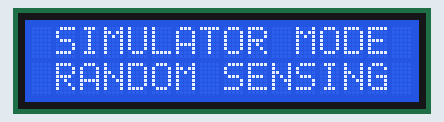
Recording of a sketch running on a simulated Arduino Uno, built with avr-gcc and run on an emulated ATmega328P. Shown: 16×2 character LCD. Random numbers use the default seed unless the sketch sets one; what the sketch prints to the serial monitor is not drawn.

Above: at 0.2 s.
At 2.2 s:
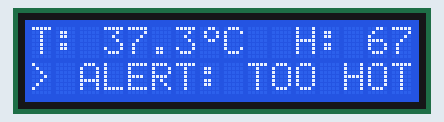
At 6.3 s:
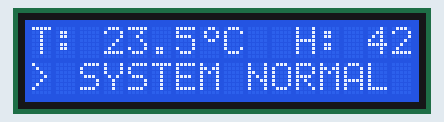
At 10.5 s:
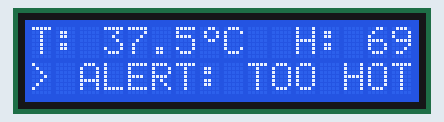
At 18.8 s:
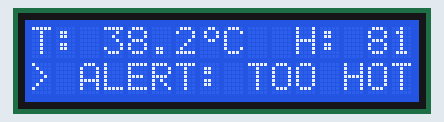
At 36.4 s:
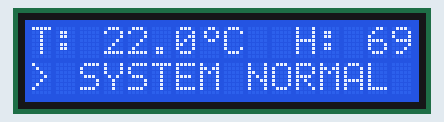

Measured:
- what the display in image 1 shows lasts 1.1 s, from 2.1 s to 3.2 s

The sketch:

sketch_sep30a.ino
```cpp
#include "DHT.h"
#include <Wire.h>
#include <LiquidCrystal_I2C.h>

// --- ตั้งค่าอุปกรณ์ ---
#define DHTPIN 4          // กำหนดไว้ที่พิน 4 ตามที่ต้องการ
#define DHTTYPE DHT22

// จอ LCD Address 0x27
LiquidCrystal_I2C lcd(0x27, 16, 2);

// สร้างตัวอักษรพิเศษรูปวงกลมองศา (Degree Symbol)
byte degreeChar[] = {
  0b00110,
  0b01001,
  0b01001,
  0b00110,
  0b00000,
  0b00000,
  0b00000,
  0b00000
};

void setup() {
  Serial.begin(115200);

  lcd.init();
  lcd.backlight();

  // สร้างตัวอักษรพิเศษไว้ในหน่วยความจำ LCD
  lcd.createChar(0, degreeChar);

  lcd.setCursor(0, 0);
  lcd.print(" SIMULATOR MODE ");
  lcd.setCursor(0, 1);
  lcd.print(" RANDOM SENSING ");
  delay(2000);
  lcd.clear();

  // กำหนด Seed สำหรับการสุ่มให้ค่าเปลี่ยนไปเรื่อยๆ ทุกครั้งที่เปิดเครื่อง
  randomSeed(analogRead(0));
}

void loop() {
  // --- เปลี่ยนจากการอ่านค่าจริง เป็นการสุ่มค่า ---
  // สุ่มอุณหภูมิในช่วง 20.0 ถึง 40.0 องศา
  float t = random(200, 401) / 10.0;

  // สุ่มความชื้นในช่วง 40 ถึง 90 เปอร์เซ็นต์
  float h = random(400, 901) / 10.0;

  // --- 1. การส่งข้อมูลสำหรับ SERIAL PLOTTER (เน้นวาดกราฟ) ---
  Serial.print("Temperature_C:");
  Serial.print(t);
  Serial.print(",");

  Serial.print("Humidity_RH:");
  Serial.print(h);
  Serial.print(",");

  Serial.print("Heat_Alert_Level:");
  Serial.print(35.0);
  Serial.print(",");

  Serial.print("Min_Scale:");
  Serial.print(0);
  Serial.print(",");
  Serial.print("Max_Scale:");
  Serial.println(100);

  // --- 2. การแสดงผลบนจอ LCD ---
  lcd.setCursor(0, 0);
  lcd.print("T: ");
  lcd.print(t, 1);
  lcd.write(0);
  lcd.print("C  ");

  lcd.print("H: ");
  lcd.print(h, 0);
  lcd.print("% ");

  lcd.setCursor(0, 1);
  if (t > 35.0) {
    lcd.print("> ALERT: TOO HOT");
  } else {
    lcd.print("> SYSTEM NORMAL ");
  }

  // ปรับ delay เพื่อให้กราฟขยับต่อเนื่อง
  delay(1000);
}
```
